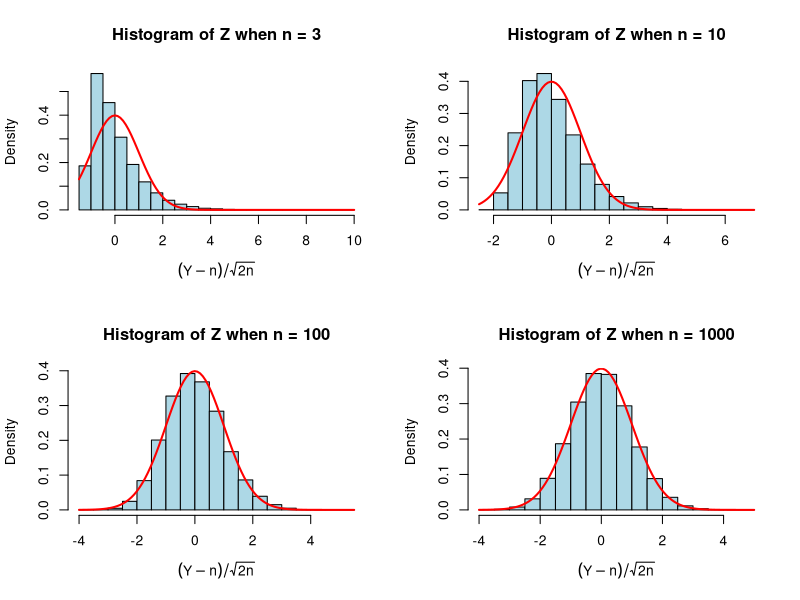

Generate this figure with R:
#氏名：アネクワット　タナチャイ
#学籍番号：J4201037
#このRのコードは2020年度Aセメスター統計データ解析I課題2問題1.(i)の解答です

set.seed(111) # 乱数の初期値の設定
#確率変数Yと自由度nを引数とし、確率変数Zを計算する関数を作成
zfunction <- function(y, n){
  result <- (y-n)/sqrt(2*n)
  return(result)
}

##確率変数Zを100000個シミュレーションしてヒストグラムを作成し、
##標準正規密度関数を重ね書きしてみる
#グラフを1つの描画領域2*2分割し作成るため
par(mfrow=c(2,2))
#自由度を3,10,100,1000にし、グラフ作成するためのfor loop
for(df in c(3,10,100,1000)){
  #chi-squared分布に従う確率変数Yを100,000個ランダムにシミュレーションする
  y <- rchisq(100000, df, ncp = 0)
  #確率変数Zを計算しヒストグラムを作成する
  hist(zfunction(y, df), freq = FALSE, 
     col = "lightblue", breaks = 20, 
     xlab = expression((Y-n)/sqrt(2*n)),
     main = (paste("Histogram of Z when n =", df)))
  #標準正規密度関数で近似できることの確認
  curve(dnorm, add = TRUE, col = "red", lwd = 2)
}
#グラフより、自由度n が十分大きければ、標準正規分布で近似できることが分かる
#つまり自由度の大きさにつれて、近似の精度が高くなる。



